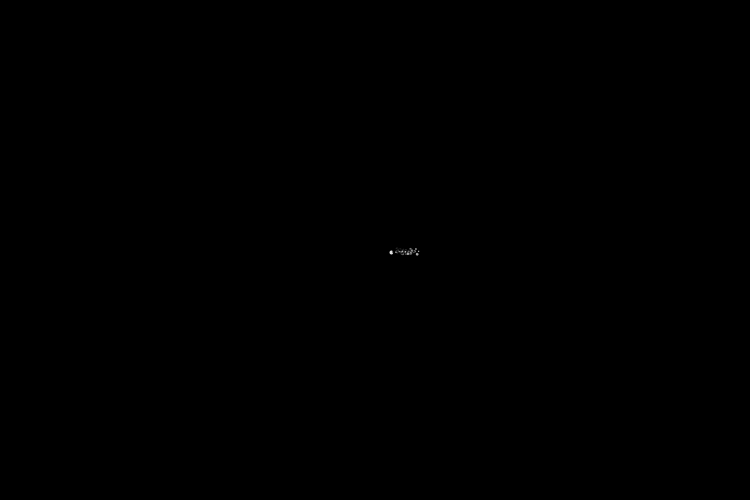
Frame 1 (no input)
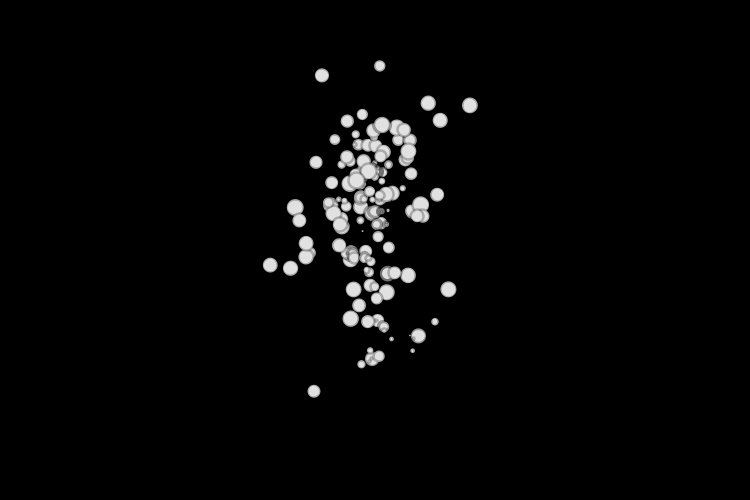
Frame 60 (the mouse pressed at the canvas centre just before this capture)
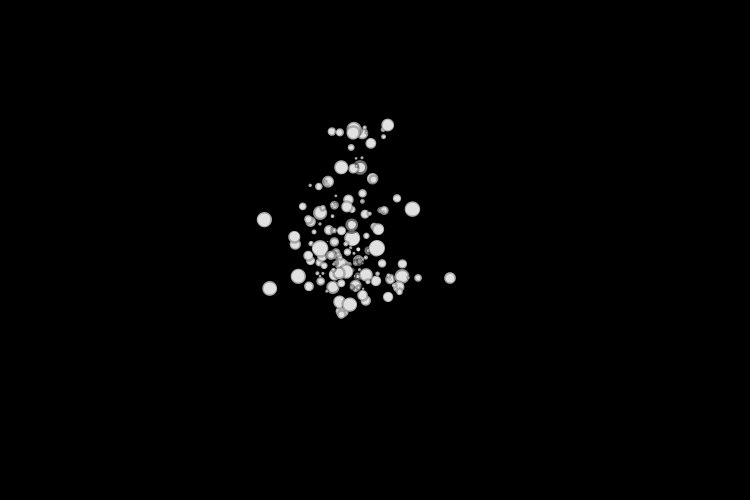
Frame 120 (the mouse held since frame 60 and released just before this capture)

The Processing sketch that drew these frames (run headless with seeded random() and noise(); from frame 60 on, the mouse is pressed at the canvas centre):

// Processing sketch: processing_128826
// ── processing_128826.pde

// excitement:use balls to create a feeling of excitment
// Chang Kuo Ping from Industrial Design
int numChildren=5; //how many branches within a level //orig=3
int maxLevels=4;  // how many levels  //orig=3
Branch trunk;

void setup() {
  size(750, 500);
  background(0);
  noFill();
  newTree();
  
}

void draw() {
  background(0);
  trunk.updateMe(width/2,height/2);
  trunk.drawMe();
}
void newTree() {
  trunk=new Branch(1, 0, width/2, 50);
  trunk.drawMe();
}


class Branch {
  float level, index;
  float x, y;
  float endx, endy;
  
  float strokeW,alph;
  float len,lenChange;
  float rot,rotChange;
  
  color fillcol; //new
  
  Branch[] children = new Branch[0];

  Branch(float lev, float ind, float ex, float ey) {
    level=lev;
    index=ind;
    
    strokeW=(1/level)*10; //original number=100
    alph=255/level;
    len=(1/level)*random(100);
    lenChange=random(10)-5;
    rotChange=random(10)-5;
    
    fillcol=color(random(255),random(255),random(255));  //new
    
    updateMe(ex, ey);
    
    if (level<maxLevels){
      children= new Branch[numChildren]; //to check how many sub-objects within this array   
      for(int x=0;x<numChildren;x++){
       children[x]=new Branch(level+1,x,endx,endy);  //each object means a new branch item
    }
   }
  }

  void updateMe(float nx, float ny) {
    x=nx;
    y=ny;
    rot+=rotChange;
    len-=lenChange;
    if(len<0||len>200){
      lenChange*=-1;
    }
    float radian=radians(rot);
    endx=x+random(len*cos(radian)/2);
    endy=y+random(len*sin(radian)/2);
    
    /*
    endx=x+(level*(random(100)-50));
    endy=y+50+(level*random(50));
    */
    for(int i=0;i<children.length;i++){  // change each branch's end position as variation
      children[i].updateMe(endx,endy);
    }
  }
  void drawMe() {
    
    strokeWeight(strokeW);
    stroke(0,alph);
    fill(225);  //original(255,alph)
    //line(x,y , endx, endy);
    ellipse(endx,endy,len/12,len/12);
    for(int i=0;i<children.length;i++)
    {
     children[i].drawMe();
    }
  }
}
